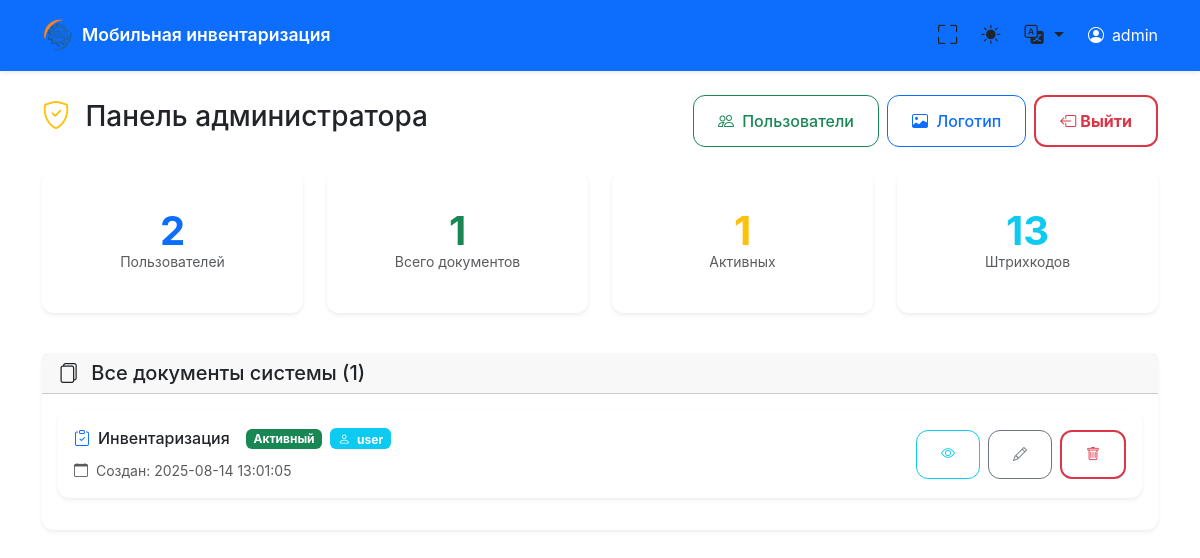
The page /admin/2 on the database as committed earlier.
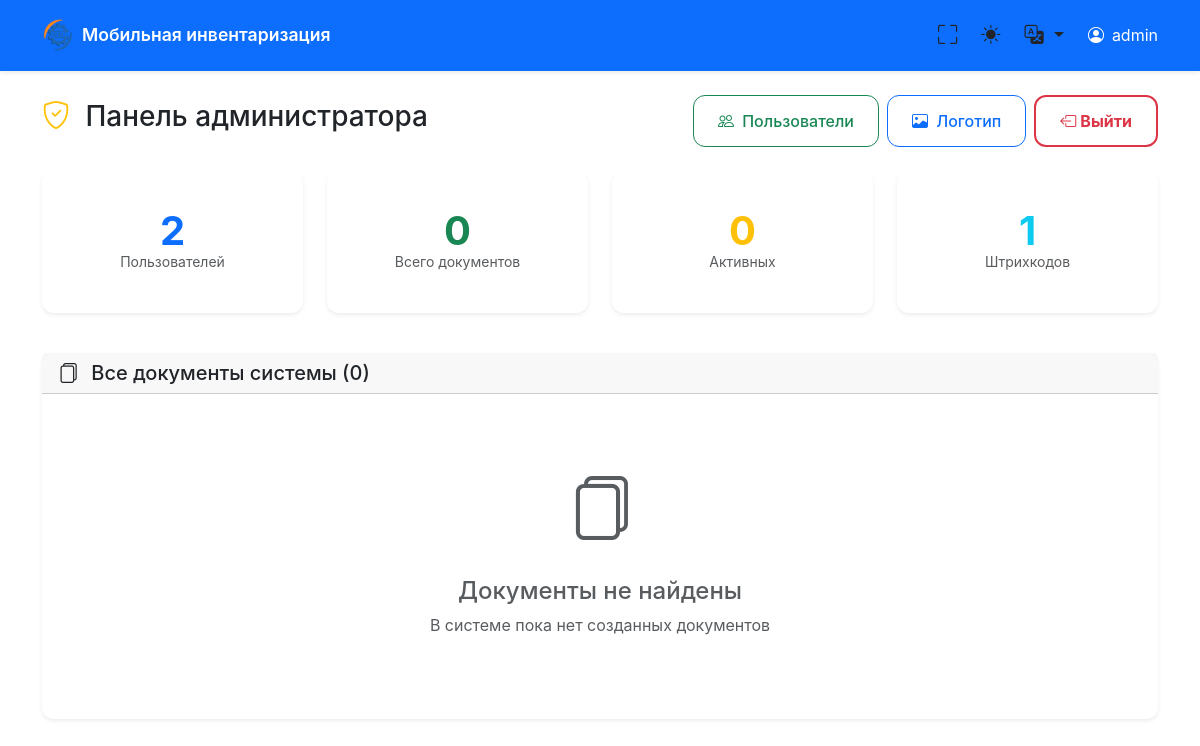
The same page on the database as committed later.
### tables this page shows
CREATE TABLE users (
            id INTEGER PRIMARY KEY AUTOINCREMENT,
            name TEXT UNIQUE NOT NULL,
            created_at TEXT NOT NULL
        );

CREATE TABLE documents (
            id INTEGER PRIMARY KEY AUTOINCREMENT,
            user_id INTEGER NOT NULL,
            doc_type TEXT NOT NULL,
            status TEXT NOT NULL DEFAULT 'active',
            created_at TEXT NOT NULL,
            closed_at TEXT, comment TEXT DEFAULT '',
            FOREIGN KEY (user_id) REFERENCES users (id)
        );

### main.py (the view)
@app.get("/admin/{user_id}", response_class=HTMLResponse)
async def admin_panel(request: Request, user_id: int):
    conn = get_db_connection()
    cursor = conn.cursor()
    cursor.execute("SELECT * FROM users WHERE id = ?", (user_id,))
    user = cursor.fetchone()
    if not user or not is_admin(dict(user)['name']):
        conn.close()
        raise HTTPException(status_code=403, detail="Доступ запрещен")
    all_documents = get_all_documents()
    all_users = get_all_users()
    cursor.execute("SELECT COUNT(*) FROM users")
    total_users = cursor.fetchone()[0]
    cursor.execute("SELECT COUNT(*) FROM documents")
    total_documents = cursor.fetchone()[0]
    cursor.execute("SELECT COUNT(*) FROM documents WHERE status = 'active'")
    active_documents = cursor.fetchone()[0]
    cursor.execute("SELECT COUNT(*) FROM barcodes")
    total_barcodes = cursor.fetchone()[0]
    conn.close()
    current_lang = get_user_language(request)
    locale = load_locale(current_lang)
    return templates.TemplateResponse("admin.html", {
        "request": request,
        "user": dict(user),
        "documents": all_documents,
        "users": all_users,
        "stats": {
            "total_users": total_users,
            "total_documents": total_documents,
            "active_documents": active_documents,
            "total_barcodes": total_barcodes
        },
        "locale": locale,
        "current_lang": current_lang
    })

### templates/admin.html (shortened to what this page needs)
{% extends "base.html" %}
{% block content %}
<div class="row">
    <div class="col-12">
        <div class="d-flex justify-content-between align-items-center mb-4">
            <h1 class="h3">
                <i class="bi bi-shield-check text-warning me-2"></i>
                Панель администратора
            </h1>
            <div class="d-flex gap-2">
                <button class="btn btn-outline-success" data-bs-toggle="modal" data-bs-target="#usersModal">
                    <i class="bi bi-people me-1"></i>
                    <span class="d-none d-sm-inline">Пользователи</span>
                </button>
                <button class="btn btn-outline-primary" data-bs-toggle="modal" data-bs-target="#logoModal">
                    <i class="bi bi-image me-1"></i>
                    <span class="d-none d-sm-inline">Логотип</span>
                </button>
                <a href="/" class="btn btn-outline-danger d-none d-md-inline-flex fw-bold">
                    <i class="bi bi-box-arrow-left me-1"></i>
                    Выйти
                </a>
            </div>
        </div>
    </div>
</div>
<div class="row mb-4">
    <div class="col-6 col-md-3 mb-3">
        <div class="card stats-card border-primary">
            <div class="card-body text-center">
                <div class="stats-number text-primary">{{ stats.total_users }}</div>
                <p class="text-muted mb-0 small">Пользователей</p>
            </div>
        </div>
    </div>
    <div class="col-6 col-md-3 mb-3">
        <div class="card stats-card border-success">
            <div class="card-body text-center">
                <div class="stats-number text-success">{{ stats.total_documents }}</div>
                <p class="text-muted mb-0 small">Всего документов</p>
            </div>
        </div>
    </div>
    <div class="col-6 col-md-3 mb-3">
        <div class="card stats-card border-warning">
            <div class="card-body text-center">
                <div class="stats-number text-warning">{{ stats.active_documents }}</div>
                <p class="text-muted mb-0 small">Активных</p>
            </div>
        </div>
    </div>
    <div class="col-6 col-md-3 mb-3">
        <div class="card stats-card border-info">
            <div class="card-body text-center">
                <div class="stats-number text-info">{{ stats.total_barcodes }}</div>
                <p class="text-muted mb-0 small">Штрихкодов</p>
            </div>
        </div>
    </div>
</div>
<div class="row">
    <div class="col-12">
        <div class="card">
            <div class="card-header">
                <h5 class="mb-0">
                    <i class="bi bi-files me-2"></i>
                    Все документы системы ({{ documents|length }})
                </h5>
            </div>
            <div class="card-body">
                {% if documents %}
                <div class="row">
                    {% for doc in documents %}
                    <div class="col-12 mb-3">
                        <div class="card {{ 'border-success' if doc.status == 'active' else 'border-secondary' }}">
                            <div class="card-body">
                                <div class="row align-items-center">
                                    <div class="col-md-8">
                                        <div class="d-flex align-items-center mb-2">
                                            {% if doc.doc_type == 'Инвентаризация' %}
                                                <i class="bi bi-clipboard-check text-primary me-2"></i>
                                            {% elif doc.doc_type == 'Приход' %}
                                                <i class="bi bi-box-arrow-in-down text-success me-2"></i>
                                            {% else %}
                                                <i class="bi bi-box-arrow-up text-danger me-2"></i>
                                            {% endif %}
                                            <h6 class="mb-0 me-3">{{ doc.doc_type }}</h6>
                                            {% if doc.status == 'active' %}
                                                <span class="badge bg-success">Активный</span>
                                            {% else %}
                                                <span class="badge bg-secondary">Закрыт</span>
                                            {% endif %}
                                            <span class="badge bg-info ms-2">
                                                <i class="bi bi-person me-1"></i>
                                                {{ doc.user_name }}
                                            </span>
                                        </div>
                                        <div class="small text-muted">
                                            <i class="bi bi-calendar me-1"></i>
                                            Создан: {{ doc.created_at[:19].replace('T', ' ') }}
                                        </div>
                                    </div>
                                    <div class="col-md-4">
                                        <div class="d-flex flex-wrap gap-2 justify-content-md-end">
                                            <a href="/admin/document/{{ user.id }}/{{ doc.id }}"
                                               class="btn btn-sm btn-outline-info"
                                               title="Просмотреть документ">
                                                <i class="bi bi-eye"></i>
                                            </a>
                                            <button class="btn btn-sm btn-outline-secondary edit-comment-btn"
                                                    data-doc-id="{{ doc.id }}"
                                                    data-comment="{{ doc.comment|e }}"
                                                    title="Редактировать комментарий">
                                                <i class="bi bi-pencil"></i>
                                            </button>
                                            <form method="post" action="/admin/delete_document/{{ user.id }}" class="d-inline">
                                                <button type="submit" class="btn btn-sm btn-outline-danger"
                                                        onclick="return confirm('Удалить документ пользователя {{ doc.user_name }}? Это действие нельзя отменить!')"
                                                        title="Удалить документ">
                                                    <i class="bi bi-trash"></i>
                                                </button>
                                            </form>
                                        </div>
                                    </div>
                                </div>
                            </div>
                        </div>
                    </div>
                    {% endfor %}
                </div>
                {% else %}
                <div class="text-center py-5">
                    <i class="bi bi-files text-muted" style="font-size: 4rem;"></i>
                    <h4 class="text-muted mt-3">Документы не найдены</h4>
                    <p class="text-muted">В системе пока нет созданных документов</p>
                </div>
                {% endif %}
            </div>
        </div>
    </div>
</div>
{% endblock %}

### templates/base.html (shortened to what this page needs)
<!DOCTYPE html>
<html lang="ru" data-bs-theme="light">
<head>
    <link href="https://cdn.jsdelivr.net/npm/bootstrap@5.3.2/dist/css/bootstrap.min.css" rel="stylesheet">
    <link href="https://cdn.jsdelivr.net/npm/bootstrap-icons@1.11.0/font/bootstrap-icons.css" rel="stylesheet">
</head>
<body>
    <nav class="navbar navbar-expand-lg navbar-dark bg-primary">
        <div class="container">
            <div class="d-flex align-items-center">
                <img src="/logo" alt="Логотип" class="logo-svg"
                     style="width: 32px; height: 32px; margin-right: 0.5rem; object-fit: contain;">
                <a class="navbar-brand" href="/">
                    {{ locale.get('app_name', 'Мобильная инвентаризация') }}
                </a>
            </div>
            <div class="d-flex align-items-center">
                <button class="theme-toggle me-2" onclick="toggleFullscreen()" title="Полноэкранный режим">
                    <i class="bi bi-fullscreen" id="fullscreen-icon"></i>
                </button>
                <button class="theme-toggle me-2" onclick="toggleTheme()" title="Переключить тему">
                    <i class="bi bi-sun-fill" id="theme-icon"></i>
                </button>
                <div class="dropdown me-3">
                    <button class="theme-toggle dropdown-toggle" type="button" data-bs-toggle="dropdown" title="Язык">
                        <i class="bi bi-translate"></i>
                    </button>
                </div>
                {% if user %}
                <div class="d-flex align-items-center text-white">
                    <i class="bi bi-person-circle me-2"></i>
                    <span class="d-none d-md-inline">{{ user.name }}</span>
                </div>
                {% endif %}
            </div>
        </div>
    </nav>
    <main class="container mt-4 fade-in">
        {% block content %}{% endblock %}
    </main>
</body>
</html>

### templates/admin.html (style rules this page uses)
.btn-outline-danger { border-width: 2px; font-weight: 600; }

### templates/base.html (style rules this page uses)
:root { --primary-color: #0d6efd; --secondary-color: #6c757d; --success-color: #198754; --danger-color: #dc3545; --warning-color: #ffc107; --info-color: #0dcaf0; --light-color: #f8f9fa; --dark-color: #212529; --border-radius: 0.75rem; --box-shadow: 0 0.125rem 0.25rem rgba(0, 0, 0, 0.075); --box-shadow-lg: 0 0.5rem 1rem rgba(0, 0, 0, 0.15); }
body { font-family: -apple-system, BlinkMacSystemFont, 'Segoe UI', Roboto, 'Helvetica Neue', Arial, sans-serif; line-height: 1.6; -webkit-font-smoothing: antialiased; -moz-osx-font-smoothing: grayscale; padding-bottom: env(safe-area-inset-bottom); padding-top: env(safe-area-inset-top); }
.navbar { box-shadow: var(--box-shadow); padding: 0.75rem 0; position: sticky; top: 0; z-index: 1030; }
.navbar-brand { font-weight: 600; font-size: 1.1rem; }
.logo-svg { width: 32px; height: 32px; margin-right: 0.5rem; color: currentColor; }
.card { border: none; box-shadow: var(--box-shadow); border-radius: var(--border-radius); transition: all 0.2s ease; }
.btn { border-radius: var(--border-radius); font-weight: 500; padding: 0.75rem 1.5rem; transition: all 0.2s ease; }
.theme-toggle { border: none; background: none; color: inherit; font-size: 1.2rem; padding: 0.5rem; border-radius: 50%; transition: all 0.2s ease; }
.stats-card { text-align: center; padding: 1.5rem; }
.stats-number { font-size: 2.5rem; font-weight: 700; line-height: 1; }
.fade-in { animation: fadeIn 0.3s ease-in; }
.btn-outline-danger { border-width: 2px; font-weight: 600; transition: all 0.3s ease; }

Rows that differ between the two databases and show on the page:
removed documents: doc_type "Инвентаризация", status "Активный", user_name "user", created_at "2025-08-14 13:01:05"
Other text that changed with them:
{{ stats.total_documents }}: "1" → "0"
{{ stats.active_documents }}: "1" → "0"
{{ stats.total_barcodes }}: "13" → "1"
{{ documents|length }}: "1" → "0"
text now shown: "Документы не найдены В системе пока нет созданных документов"
